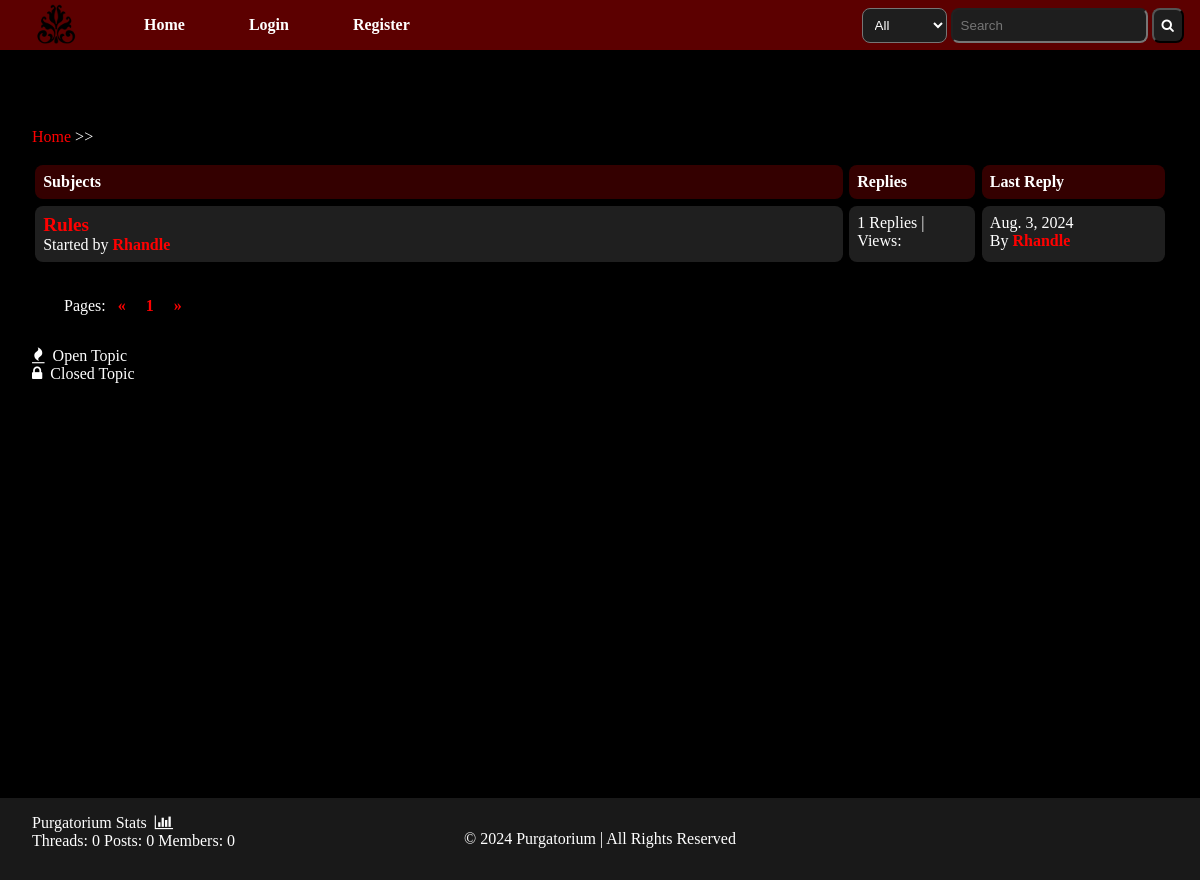
The page /post/guidelines-to-forum-posting/ on the database its author committed.
### PURGATORIUM/models.py (models this page shows, shortened)
class Post(models.Model):
    title = models.CharField(max_length=400)
    slug = models.SlugField(max_length=400, unique=True, blank=True)
    user = models.ForeignKey(Author, on_delete=models.CASCADE)
    content = HTMLField()
    categories = models.ManyToManyField(Category)
    date = models.DateTimeField(auto_now_add=True)
    approved = models.BooleanField(default=False)
    hit_count_generic = GenericRelation(HitCount, object_id_field='object_pk', related_query_name='hit_count_generic_relation')
    tags = TaggableManager()
    comments = models.ManyToManyField(Comment, blank=True)
    def get_url(self):
        return reverse("detail", kwargs={"slug": self.slug})
    @property
    def num_comments(self):
        return self.comments.count()
    @property
    def last_reply(self):
        return self.comments.latest("date")

class Author(models.Model):
    user = models.ForeignKey(User, on_delete=models.CASCADE)
    fullname = models.CharField(max_length=40, blank=True)
    slug = slug = models.SlugField(max_length=40, unique=True, blank=True)
    bio = HTMLField()
    points = models.IntegerField(default=0)
    profile_picture = ResizedImageField(quality=100, upload_to="authors", default="authors/favicon_black.png", null = True, blank = True)
    def __str__(self):
        return self.fullname

class Comment(models.Model):
    user = models.ForeignKey(Author, on_delete=models.CASCADE)
    content = HTMLField()
    date = models.DateTimeField(auto_now_add=True)
    replies = models.ManyToManyField("Reply", blank=True)

### PURGATORIUM/views.py (the view)
# urls.py: path("post/<slug>/", post, name="post"),
def post(request, slug):
    category = get_object_or_404(Category, slug=slug)
    posts = Post.objects.filter(approved=True, categories=category)
    context = {
        "posts": posts,
        "category": category,}
    return render(request, "posts.html", context)

### templates/posts.html
{% extends "base.html" %}
{% load static %}
{% load hitcount_tags %}
{% block content %}
    <div class="container">
        <div class="posts-nav">
            <a href="{% url 'home' %}">Home</a> >> <a href="{{forum.get_url}}">{{forum.title}}</a>
        </div>
        <div class="posts-table">
            <div class="table-head">
                <div class="subjects">Subjects</div>
                <div class="replies">Replies</div>
                <div class="last-reply">Last Reply</div>
            </div>
        </div>
        {% for post in posts %}
        <div class="table-row">
            <div class="subjects">
                <h1><a href="{{post.get_url}}">{{post.title}}</a></h1>
                <span>Started by <b><a href="">{{post.user.fullname|title}}</a></b></span>
            </div>
            <div class="replies">{{post.num_comments}} Replies | Views: {% get_hit_count for post %}</div>
            <div class="last-reply">
                {{post.last_reply.date|date}}<br>
                By <b><a href="">{{post.last_reply.user|title}}</a></b>
            </div>
        </div>
        {% endfor %}
        <div class="pagination">
            Pages:
            <a href="#">&laquo;</a>
            <a href="#">1</a>
            <a href="#">&raquo;</a>
        </div>
        <div class="note">
            <span>
                <i class="fa fa-fire"></i>&nbsp; Open Topic <br>
            </span>
            <span>
                <i class="fa fa-lock"></i>&nbsp; Closed Topic
            </span>
        </div>
    </div>
{% endblock content %}

### static/css/styles.css (style rules this page uses)
* { box-sizing: border-box; margin: 0; }
html { font-size: 1rem; background-color: black; color: white; }
body { min-height: 100vh; display: flex; flex-direction: column; margin-top: 5rem; }
a { color: red; text-decoration: none; font-weight: bolder; }
h1 { font-size: 1.2rem; }
.container { margin: 1rem; padding: 1rem; }
.table-head { display: flex; }
.table-head div { padding: 0.5rem; margin: 0.2rem; background-color: rgb(52, 0, 0); border-radius: 0.5rem; font-weight: bold; }
.table-head .subjects { flex: 70%; }
.table-head .replies { flex: 10%; }
.table-head .last-reply { flex: 15%; }
.table-row { display: flex; }
.table-row .status, .table-row .subjects, .table-row .replies, .table-row .last-reply { border-radius: 0.5rem; padding: 0.5rem; margin: 0.2rem; background-color: rgb(31, 31, 31); }
.table-row .subjects { flex: 70%; }
.table-row .replies { flex: 10%; }
.table-row .last-reply { flex: 15%; }
.pagination { padding: 2rem; font-size: 1rem; }
.pagination a { margin-inline: 0.5rem; }
.posts-nav { margin-block: 1rem; font-weight: lighter; }

### rows shown on the page
Post: title "Rules", user.fullname "Rhandle", num_comments "1", last_reply "Aug. 3, 2024", last_reply.user "Rhandle"
